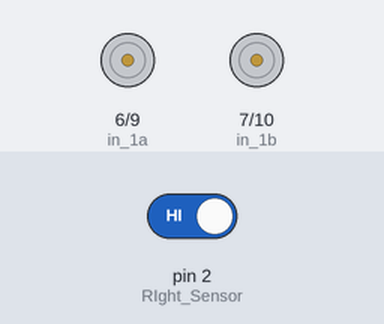
Simulated run of this sketch. Board: Arduino Uno, built with avr-gcc and run on an emulated ATmega328P. On the bench: motor-driver pin pairs drawn as motors (green arrow = first pin HIGH = forward, orange = second pin HIGH = backward, longer = more drive, scaled by the enable pin). The inputs (shaded band) are chosen by the test bench; at power-on: pin 2 (RIght_Sensor) HIGH.

Above: at 1.2 s.
1.3 s: pin 2 (RIght_Sensor) driven LOW
At 2.1 s:
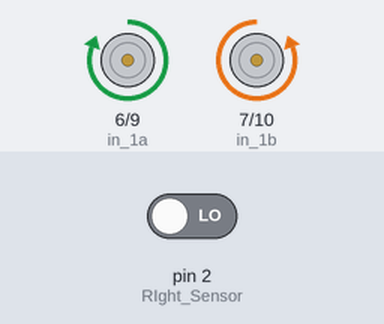
2.8 s: pin 2 (RIght_Sensor) driven HIGH
At 3.6 s:
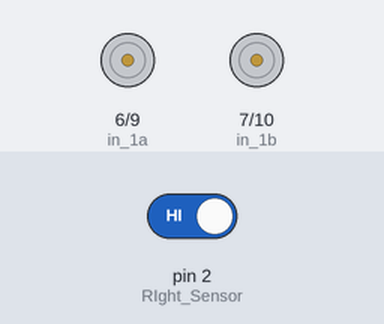
Timing chart, 0 to 5.8 s (numbered marks = the images above; inputs shaded):
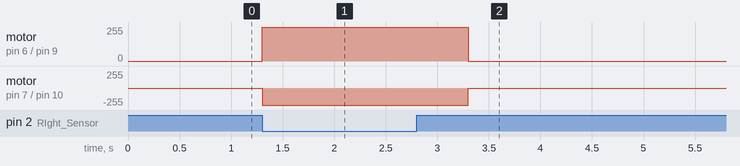

The sketch:

sqrl_schematic1.ino
```cpp
// C++ code
//

int Test;
void setup()
{
pinMode(4, INPUT); // Left Sensor
pinMode(2, INPUT); // RIght Sensor
pinMode(5, OUTPUT);// En 1, Left Motor
pinMode(6, OUTPUT); //in 1a
pinMode(7, OUTPUT); //in 1b
pinMode(9, OUTPUT); //in 2a
pinMode(10, OUTPUT); //in 2b
pinMode(8, OUTPUT);// En 2, Right Motor
digitalWrite(5, HIGH);
digitalWrite(8, HIGH);
}


void forward()
{digitalWrite(6, HIGH);
 digitalWrite(7, LOW);
 digitalWrite(9, LOW);
 digitalWrite(10, HIGH);}

void turnRight()
{digitalWrite(6, LOW);
 digitalWrite(7, HIGH);
 digitalWrite(9, LOW);
 digitalWrite(10, HIGH);}

void turnLeft()
{digitalWrite(6, HIGH);
 digitalWrite(7, LOW);
 digitalWrite(9, HIGH);
 digitalWrite(10, LOW);}

void stop()
{digitalWrite(6, LOW);
 digitalWrite(7, LOW);
 digitalWrite(9, LOW);
 digitalWrite(10, LOW);}


void loop()
{Test = digitalRead(2); // if sensor detects IR, it becomes LOW
  if(Test==LOW) // if sensor detects IR, it moves (white)
  {forward();
   delay(1000);}
  else{stop();}} // else it stops
```

Measured:
- after the input at 1.3 s, motor on pin 6 (in_1a) / pin 9 (in_2a): stopped → forward 255/255 at once; motor on pin 7 (in_1b) / pin 10 (in_2b): stopped → backward 255/255 at once
- after the input at 2.8 s, motor on pin 6 (in_1a) / pin 9 (in_2a): forward 255/255 → stopped after 0.50 s; motor on pin 7 (in_1b) / pin 10 (in_2b): backward 255/255 → stopped after 0.50 s
